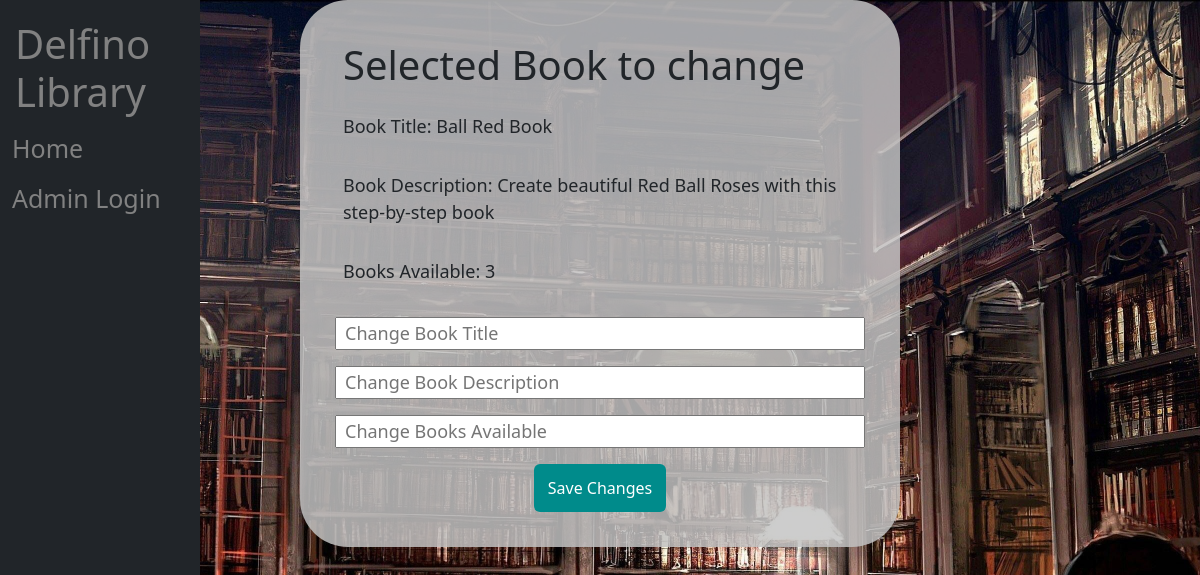
The page /edit.php?id=9 on the database its author committed.
### tables this page shows
CREATE TABLE `books` (
  `bookId` int(11) NOT NULL,
  `bookTitle` varchar(250) NOT NULL,
  `bookDesc` varchar(250) NOT NULL,
  `bookAvail` int(10) NOT NULL,
  `active` int(10) NOT NULL DEFAULT 1
);

### model/database.php (called while the page is built, shortened)
<?php
$dsn = "mysql:host=localhost;dbname=library";
$username = "root";
$password = "";
try {
    $db = new PDO($dsn, $username, $password);
} catch (PDOException $e) {
    $error_message = $e->getMessage();
    echo ("<p>Error message: $error_message");
}
function getBook($id)
{
    global $db;
    $myQuery = "select * from books where bookID = $id";
    $qry = $db->query($myQuery);
    $rs = $qry->fetch();
    return $rs;
}

### edit.php (the view, shortened to what this page needs)
<?php
    include "view/navigation.php";
    include "model/database.php";
    $id = filter_input(INPUT_GET, 'id');
    $book = getBook($id);
?>
<body class="background">
    <div class="container-fluid">
        <form class="row g-3" style="max-width:600px; margin: 0 auto; padding-top:25px;" action="index.php" method="post">
            <h1>Selected Book to change</h1>
            <p>Book Title: <?= $book['bookTitle']?></p>
            <p>Book Description: <?= $book['bookDesc']?></p>
            <p>Books Available: <?= $book['bookAvail']?></p>
            <input type="text" name='bookTitle' placeholder='Change Book Title'>
            <input type="text" name='bookDescription' placeholder='Change Book Description'>
            <input type="text" name='bookAvail' placeholder='Change Books Available'>
            <input type="submit" class="btn buttonColor d-grid gap-2 col-3 mx-auto" value="Save Changes">
        </form>
    </div>
</body>

### view/styles.css (style rules this page uses)
body, html { height: 100%; }
.buttonColor, .buttonColor:hover { background-color: darkcyan; color: white; font-weight: 500; padding: 0.75rem 0.375rem; border: none; }
form { background-color: rgba(196, 196, 196, 0.841); word-wrap: break-word; font-size:large; font-weight: 500; border-radius: 3rem; padding: 35px 35px 35px 35px; margin-left: 200px; }
.background { background-image: url(background.jpg); height: 100%; margin: 0 auto; background-position: center; background-repeat: no-repeat; background-size: cover; }

### rows shown on the page
books: bookTitle "Ball Red Book", bookDesc "Create beautiful Red Ball Roses with this step-by-step book", bookAvail "3"
